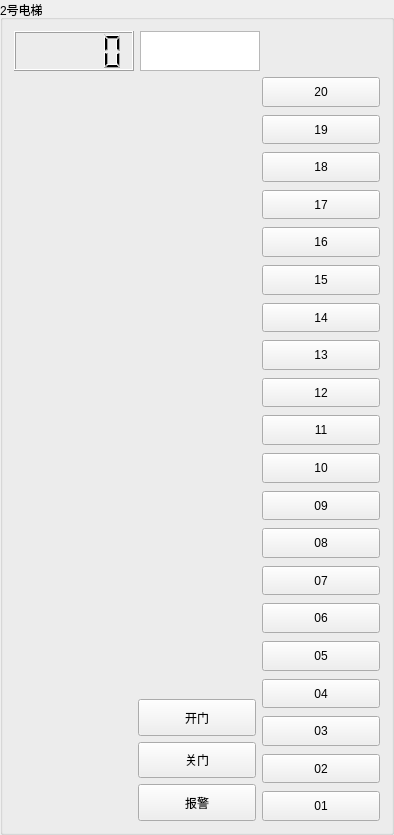
     <widget class="QGroupBox" name="groupBox_9">
      <property name="title">
       <string>2号电梯</string>
      </property>
      <layout class="QVBoxLayout" name="verticalLayout_31">
       <item>
        <layout class="QVBoxLayout" name="verticalLayout_32" stretch="1,20">
         <item>
          <layout class="QHBoxLayout" name="horizontalLayout_36" stretch="1,1,1">
           <item>
            <widget class="QLCDNumber" name="lcdNumber_2">
             <property name="minimumSize">
              <size>
               <width>40</width>
               <height>40</height>
              </size>
             </property>
             <property name="Belonging" stdset="0">
              <string>2</string>
             </property>
            </widget>
           </item>
           <item>
            <widget class="QGraphicsView" name="graphicsView_2">
             <property name="minimumSize">
              <size>
               <width>40</width>
               <height>40</height>
              </size>
             </property>
             <property name="Belonging" stdset="0">
              <string>2</string>
             </property>
            </widget>
           </item>
           <item>
            <spacer name="horizontalSpacer_10">
             <property name="orientation">
              <enum>Qt::Horizontal</enum>
             </property>
             <property name="sizeHint" stdset="0">
              <size>
               <width>40</width>
               <height>20</height>
              </size>
             </property>
            </spacer>
           </item>
          </layout>
         </item>
         <item>
          <layout class="QHBoxLayout" name="horizontalLayout_37">
           <item>
            <widget class="QLabel" name="label_21">
             <property name="minimumSize">
              <size>
               <width>40</width>
               <height>0</height>
              </size>
             </property>
             <property name="text">
              <string/>
             </property>
             <property name="MyType" stdset="0">
              <string>Elevator</string>
             </property>
             <property name="Belonging" stdset="0">
              <string>2</string>
             </property>
            </widget>
           </item>
           <item>
            <layout class="QVBoxLayout" name="verticalLayout_33" stretch="17,1,1,1">
             <item>
              <spacer name="verticalSpacer_8">
               <property name="orientation">
                <enum>Qt::Vertical</enum>
               </property>
               <property name="sizeType">
                <enum>QSizePolicy::Expanding</enum>
               </property>
               <property name="sizeHint" stdset="0">
                <size>
                 <width>20</width>
                 <height>40</height>
                </size>
               </property>
              </spacer>
             </item>
             <item>
              <widget class="QPushButton" name="pushButton_2_open">
               <property name="sizePolicy">
                <sizepolicy hsizetype="Minimum" vsizetype="Minimum">
                 <horstretch>0</horstretch>
                 <verstretch>0</verstretch>
                </sizepolicy>
               </property>
               <property name="minimumSize">
                <size>
                 <width>40</width>
                 <height>0</height>
                </size>
               </property>
               <property name="text">
                <string>开门</string>
               </property>
               <property name="checkable">
                <bool>true</bool>
               </property>
               <property name="Belonging" stdset="0">
                <string>2</string>
               </property>
               <property name="MyType" stdset="0">
                <string>Open</string>
               </property>
              </widget>
             </item>
             <item>
              <widget class="QPushButton" name="pushButton_2_close">
               <property name="sizePolicy">
                <sizepolicy hsizetype="Minimum" vsizetype="Minimum">
                 <horstretch>0</horstretch>
                 <verstretch>0</verstretch>
                </sizepolicy>
               </property>
               <property name="minimumSize">
                <size>
                 <width>40</width>
                 <height>0</height>
                </size>
               </property>
               <property name="text">
                <string>关门</string>
               </property>
               <property name="checkable">
                <bool>true</bool>
               </property>
               <property name="Belonging" stdset="0">
                <string>2</string>
               </property>
               <property name="MyType" stdset="0">
                <string>Close</string>
               </property>
              </widget>
             </item>
             <item>
              <widget class="QPushButton" name="pushButton_2_warning">
               <property name="sizePolicy">
                <sizepolicy hsizetype="Minimum" vsizetype="Minimum">
                 <horstretch>0</horstretch>
                 <verstretch>0</verstretch>
                </sizepolicy>
               </property>
               <property name="minimumSize">
                <size>
                 <width>40</width>
                 <height>0</height>
                </size>
               </property>
               <property name="text">
                <string>报警</string>
               </property>
               <property name="Belonging" stdset="0">
                <string>2</string>
               </property>
               <property name="MyType" stdset="0">
                <string>Warning</string>
               </property>
              </widget>
             </item>
            </layout>
           </item>
           <item>
            <layout class="QVBoxLayout" name="verticalLayout_34">
             <property name="spacing">
              <number>8</number>
             </property>
             <item>
              <widget class="QPushButton" name="pushButton_2_20">
               <property name="sizePolicy">
                <sizepolicy hsizetype="Minimum" vsizetype="Minimum">
                 <horstretch>0</horstretch>
                 <verstretch>0</verstretch>
                </sizepolicy>
               </property>
               <property name="minimumSize">
                <size>
                 <width>40</width>
                 <height>0</height>
                </size>
               </property>
               <property name="text">
                <string>20</string>
               </property>
               <property name="checkable">
                <bool>true</bool>
               </property>
               <property name="Belonging" stdset="0">
                <string>2</string>
               </property>
               <property name="MyType" stdset="0">
                <string>20</string>
               </property>
              </widget>
             </item>
             <item>
              <widget class="QPushButton" name="pushButton_2_19">
               <property name="sizePolicy">
                <sizepolicy hsizetype="Minimum" vsizetype="Minimum">
                 <horstretch>0</horstretch>
                 <verstretch>0</verstretch>
                </sizepolicy>
               </property>
               <property name="minimumSize">
                <size>
                 <width>40</width>
                 <height>0</height>
                </size>
               </property>
               <property name="text">
                <string>19</string>
               </property>
               <property name="checkable">
                <bool>true</bool>
               </property>
               <property name="Belonging" stdset="0">
                <string>2</string>
               </property>
               <property name="MyType" stdset="0">
                <string>19</string>
               </property>
              </widget>
             </item>
             <item>
              <widget class="QPushButton" name="pushButton_2_18">
               <property name="sizePolicy">
                <sizepolicy hsizetype="Minimum" vsizetype="Minimum">
                 <horstretch>0</horstretch>
                 <verstretch>0</verstretch>
                </sizepolicy>
               </property>
               <property name="minimumSize">
                <size>
                 <width>40</width>
                 <height>0</height>
                </size>
               </property>
               <property name="text">
                <string>18</string>
               </property>
               <property name="checkable">
                <bool>true</bool>
               </property>
               <property name="Belonging" stdset="0">
                <string>2</string>
               </property>
               <property name="MyType" stdset="0">
                <string>18</string>
               </property>
              </widget>
             </item>
             <item>
              <widget class="QPushButton" name="pushButton_2_17">
               <property name="sizePolicy">
                <sizepolicy hsizetype="Minimum" vsizetype="Minimum">
                 <horstretch>0</horstretch>
                 <verstretch>0</verstretch>
                </sizepolicy>
               </property>
               <property name="minimumSize">
                <size>
                 <width>40</width>
                 <height>0</height>
                </size>
               </property>
               <property name="text">
                <string>17</string>
               </property>
               <property name="checkable">
                <bool>true</bool>
               </property>
               <property name="Belonging" stdset="0">
                <string>2</string>
               </property>
               <property name="MyType" stdset="0">
                <string>17</string>
               </property>
              </widget>
             </item>
             <item>
              <widget class="QPushButton" name="pushButton_2_16">
               <property name="sizePolicy">
                <sizepolicy hsizetype="Minimum" vsizetype="Minimum">
                 <horstretch>0</horstretch>
                 <verstretch>0</verstretch>
                </sizepolicy>
               </property>
               <property name="minimumSize">
                <size>
                 <width>40</width>
                 <height>0</height>
                </size>
               </property>
               <property name="text">
                <string>16</string>
               </property>
               <property name="checkable">
                <bool>true</bool>
               </property>
               <property name="Belonging" stdset="0">
                <string>2</string>
               </property>
               <property name="MyType" stdset="0">
                <string>16</string>
               </property>
              </widget>
             </item>
             <item>
              <widget class="QPushButton" name="pushButton_2_15">
               <property name="sizePolicy">
                <sizepolicy hsizetype="Minimum" vsizetype="Minimum">
                 <horstretch>0</horstretch>
                 <verstretch>0</verstretch>
                </sizepolicy>
               </property>
               <property name="minimumSize">
                <size>
                 <width>40</width>
                 <height>0</height>
                </size>
               </property>
               <property name="text">
                <string>15</string>
               </property>
               <property name="checkable">
                <bool>true</bool>
               </property>
               <property name="Belonging" stdset="0">
                <string>2</string>
               </property>
               <property name="MyType" stdset="0">
                <string>15</string>
               </property>
              </widget>
             </item>
             <item>
              <widget class="QPushButton" name="pushButton_2_14">
               <property name="sizePolicy">
                <sizepolicy hsizetype="Minimum" vsizetype="Minimum">
                 <horstretch>0</horstretch>
                 <verstretch>0</verstretch>
                </sizepolicy>
               </property>
               <property name="minimumSize">
                <size>
                 <width>40</width>
                 <height>0</height>
                </size>
               </property>
               <property name="text">
                <string>14</string>
               </property>
               <property name="checkable">
                <bool>true</bool>
               </property>
               <property name="Belonging" stdset="0">
                <string>2</string>
               </property>
               <property name="MyType" stdset="0">
                <string>14</string>
               </property>
              </widget>
             </item>
             <item>
              <widget class="QPushButton" name="pushButton_2_13">
               <property name="sizePolicy">
                <sizepolicy hsizetype="Minimum" vsizetype="Minimum">
                 <horstretch>0</horstretch>
                 <verstretch>0</verstretch>
                </sizepolicy>
               </property>
               <property name="minimumSize">
                <size>
                 <width>40</width>
                 <height>0</height>
                </size>
               </property>
               <property name="text">
                <string>13</string>
               </property>
               <property name="checkable">
                <bool>true</bool>
               </property>
               <property name="Belonging" stdset="0">
                <string>2</string>
               </property>
               <property name="MyType" stdset="0">
                <string>13</string>
               </property>
              </widget>
             </item>
             <item>
              <widget class="QPushButton" name="pushButton_2_12">
               <property name="sizePolicy">
                <sizepolicy hsizetype="Minimum" vsizetype="Minimum">
                 <horstretch>0</horstretch>
                 <verstretch>0</verstretch>
                </sizepolicy>
               </property>
               <property name="minimumSize">
                <size>
                 <width>40</width>
                 <height>0</height>
                </size>
               </property>
               <property name="text">
                <string>12</string>
               </property>
               <property name="checkable">
                <bool>true</bool>
               </property>
               <property name="Belonging" stdset="0">
                <string>2</string>
               </property>
               <property name="MyType" stdset="0">
                <string>12</string>
               </property>
              </widget>
             </item>
             <item>
              <widget class="QPushButton" name="pushButton_2_11">
               <property name="sizePolicy">
                <sizepolicy hsizetype="Minimum" vsizetype="Minimum">
                 <horstretch>0</horstretch>
                 <verstretch>0</verstretch>
                </sizepolicy>
               </property>
               <property name="minimumSize">
                <size>
                 <width>40</width>
                 <height>0</height>
                </size>
               </property>
               <property name="text">
                <string>11</string>
               </property>
               <property name="checkable">
                <bool>true</bool>
               </property>
               <property name="Belonging" stdset="0">
                <string>2</string>
               </property>
               <property name="MyType" stdset="0">
                <string>11</string>
               </property>
              </widget>
             </item>
             <item>
              <widget class="QPushButton" name="pushButton_2_10">
               <property name="sizePolicy">
                <sizepolicy hsizetype="Minimum" vsizetype="Minimum">
                 <horstretch>0</horstretch>
                 <verstretch>0</verstretch>
                </sizepolicy>
               </property>
               <property name="minimumSize">
                <size>
                 <width>40</width>
                 <height>0</height>
                </size>
               </property>
               <property name="text">
                <string>10</string>
               </property>
               <property name="checkable">
                <bool>true</bool>
               </property>
               <property name="Belonging" stdset="0">
                <string>2</string>
               </property>
               <property name="MyType" stdset="0">
                <string>10</string>
               </property>
              </widget>
             </item>
             <item>
              <widget class="QPushButton" name="pushButton_2_9">
               <property name="sizePolicy">
                <sizepolicy hsizetype="Minimum" vsizetype="Minimum">
                 <horstretch>0</horstretch>
                 <verstretch>0</verstretch>
                </sizepolicy>
               </property>
               <property name="minimumSize">
                <size>
                 <width>40</width>
                 <height>0</height>
                </size>
               </property>
               <property name="text">
                <string>09</string>
               </property>
               <property name="checkable">
                <bool>true</bool>
               </property>
               <property name="Belonging" stdset="0">
                <string>2</string>
               </property>
               <property name="MyType" stdset="0">
                <string>9</string>
               </property>
              </widget>
             </item>
             <item>
              <widget class="QPushButton" name="pushButton_2_8">
               <property name="sizePolicy">
                <sizepolicy hsizetype="Minimum" vsizetype="Minimum">
                 <horstretch>0</horstretch>
                 <verstretch>0</verstretch>
                </sizepolicy>
               </property>
               <property name="minimumSize">
                <size>
                 <width>40</width>
                 <height>0</height>
                </size>
               </property>
               <property name="text">
                <string>08</string>
               </property>
               <property name="checkable">
                <bool>true</bool>
               </property>
               <property name="Belonging" stdset="0">
                <string>2</string>
               </property>
               <property name="MyType" stdset="0">
                <string>8</string>
               </property>
              </widget>
             </item>
             <item>
              <widget class="QPushButton" name="pushButton_2_7">
               <property name="sizePolicy">
                <sizepolicy hsizetype="Minimum" vsizetype="Minimum">
                 <horstretch>0</horstretch>
                 <verstretch>0</verstretch>
                </sizepolicy>
               </property>
               <property name="minimumSize">
                <size>
                 <width>40</width>
                 <height>0</height>
                </size>
               </property>
               <property name="text">
                <string>07</string>
               </property>
               <property name="checkable">
                <bool>true</bool>
               </property>
               <property name="Belonging" stdset="0">
                <string>2</string>
               </property>
               <property name="MyType" stdset="0">
                <string>7</string>
               </property>
              </widget>
             </item>
             <item>
              <widget class="QPushButton" name="pushButton_2_6">
               <property name="sizePolicy">
                <sizepolicy hsizetype="Minimum" vsizetype="Minimum">
                 <horstretch>0</horstretch>
                 <verstretch>0</verstretch>
                </sizepolicy>
               </property>
               <property name="minimumSize">
                <size>
                 <width>40</width>
                 <height>0</height>
                </size>
               </property>
               <property name="text">
                <string>06</string>
               </property>
               <property name="checkable">
                <bool>true</bool>
               </property>
               <property name="Belonging" stdset="0">
                <string>2</string>
               </property>
               <property name="MyType" stdset="0">
                <string>6</string>
               </property>
              </widget>
             </item>
             <item>
              <widget class="QPushButton" name="pushButton_2_5">
               <property name="sizePolicy">
                <sizepolicy hsizetype="Minimum" vsizetype="Minimum">
                 <horstretch>0</horstretch>
                 <verstretch>0</verstretch>
                </sizepolicy>
               </property>
               <property name="minimumSize">
                <size>
                 <width>40</width>
                 <height>0</height>
                </size>
               </property>
               <property name="text">
                <string>05</string>
               </property>
               <property name="checkable">
                <bool>true</bool>
               </property>
               <property name="Belonging" stdset="0">
                <string>2</string>
               </property>
               <property name="MyType" stdset="0">
                <string>5</string>
               </property>
              </widget>
             </item>
             <item>
              <widget class="QPushButton" name="pushButton_2_4">
               <property name="sizePolicy">
                <sizepolicy hsizetype="Minimum" vsizetype="Minimum">
                 <horstretch>0</horstretch>
                 <verstretch>0</verstretch>
                </sizepolicy>
               </property>
               <property name="minimumSize">
                <size>
                 <width>40</width>
                 <height>0</height>
                </size>
               </property>
               <property name="text">
                <string>04</string>
               </property>
               <property name="checkable">
                <bool>true</bool>
               </property>
               <property name="Belonging" stdset="0">
                <string>2</string>
               </property>
               <property name="MyType" stdset="0">
                <string>4</string>
               </property>
              </widget>
             </item>
             <item>
              <widget class="QPushButton" name="pushButton_2_3">
               <property name="sizePolicy">
                <sizepolicy hsizetype="Minimum" vsizetype="Minimum">
                 <horstretch>0</horstretch>
                 <verstretch>0</verstretch>
                </sizepolicy>
               </property>
               <property name="minimumSize">
                <size>
                 <width>40</width>
                 <height>0</height>
                </size>
               </property>
               <property name="text">
                <string>03</string>
               </property>
               <property name="checkable">
                <bool>true</bool>
               </property>
               <property name="Belonging" stdset="0">
                <string>2</string>
               </property>
               <property name="MyType" stdset="0">
                <string>3</string>
               </property>
              </widget>
             </item>
             <item>
              <widget class="QPushButton" name="pushButton_2_2">
               <property name="sizePolicy">
                <sizepolicy hsizetype="Minimum" vsizetype="Minimum">
                 <horstretch>0</horstretch>
                 <verstretch>0</verstretch>
                </sizepolicy>
               </property>
               <property name="minimumSize">
                <size>
                 <width>40</width>
                 <height>0</height>
                </size>
               </property>
               <property name="text">
                <string>02</string>
               </property>
               <property name="checkable">
                <bool>true</bool>
               </property>
               <property name="Belonging" stdset="0">
                <string>2</string>
               </property>
               <property name="MyType" stdset="0">
                <string>2</string>
               </property>
              </widget>
             </item>
             <item>
              <widget class="QPushButton" name="pushButton_2_1">
               <property name="sizePolicy">
                <sizepolicy hsizetype="Minimum" vsizetype="Minimum">
                 <horstretch>0</horstretch>
                 <verstretch>0</verstretch>
                </sizepolicy>
               </property>
               <property name="minimumSize">
                <size>
                 <width>40</width>
                 <height>0</height>
                </size>
               </property>
               <property name="text">
                <string>01</string>
               </property>
               <property name="checkable">
                <bool>true</bool>
               </property>
               <property name="Belonging" stdset="0">
                <string>2</string>
               </property>
               <property name="MyType" stdset="0">
                <string>1</string>
               </property>
              </widget>
             </item>
            </layout>
           </item>
          </layout>
         </item>
        </layout>
       </item>
      </layout>
     </widget>
